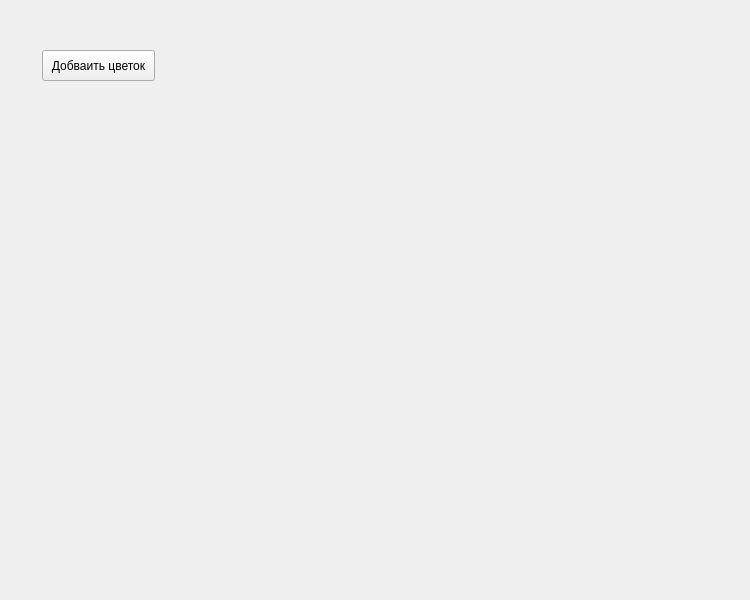
<?xml version="1.0" encoding="UTF-8"?>
<ui version="4.0">
 <class>Form</class>
 <widget class="QWidget" name="Form">
  <property name="geometry">
   <rect>
    <x>0</x>
    <y>0</y>
    <width>750</width>
    <height>600</height>
   </rect>
  </property>
  <property name="sizePolicy">
   <sizepolicy hsizetype="Fixed" vsizetype="Fixed">
    <horstretch>0</horstretch>
    <verstretch>0</verstretch>
   </sizepolicy>
  </property>
  <property name="minimumSize">
   <size>
    <width>0</width>
    <height>0</height>
   </size>
  </property>
  <property name="maximumSize">
   <size>
    <width>750</width>
    <height>600</height>
   </size>
  </property>
  <property name="sizeIncrement">
   <size>
    <width>900</width>
    <height>600</height>
   </size>
  </property>
  <property name="windowTitle">
   <string>Form</string>
  </property>
  <widget class="QPushButton" name="add_flower_btn">
   <property name="geometry">
    <rect>
     <x>42</x>
     <y>50</y>
     <width>113</width>
     <height>31</height>
    </rect>
   </property>
   <property name="text">
    <string>Добваить цветок</string>
   </property>
  </widget>
 </widget>
 <resources/>
 <connections/>
</ui>
